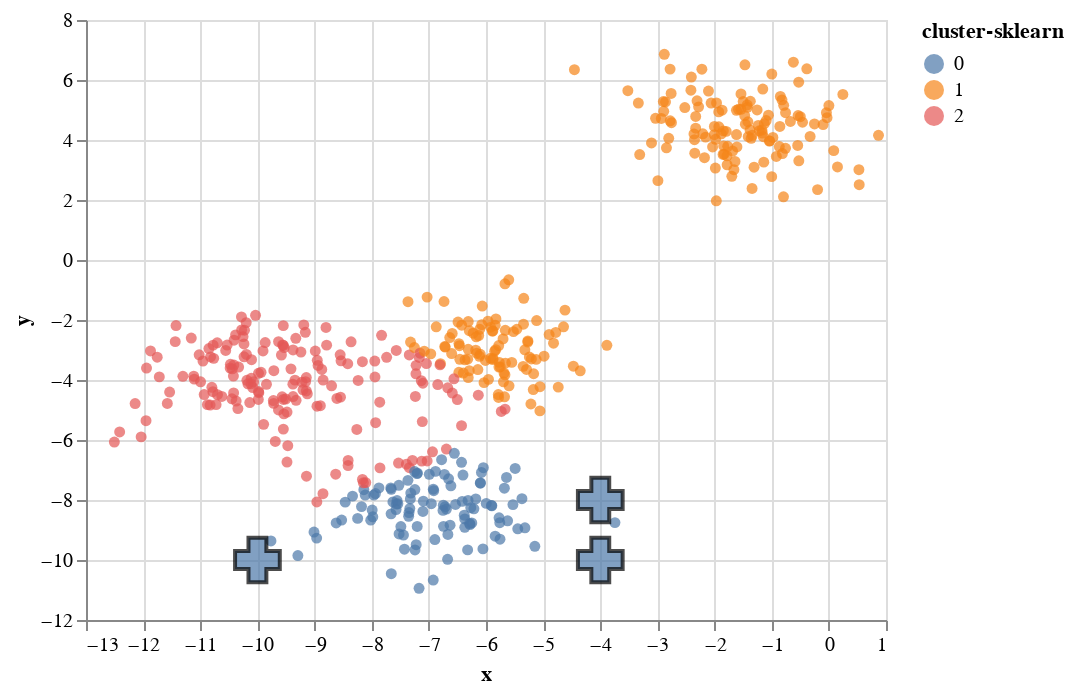

Notebook code for this chart:
### Markdown cell above
Let's now make the same chart as above, but this time coloring using the scikit-learn clusters.  The chart `c2` still shows the original starting points.

### Code cell
c1 = alt.Chart(df_data).mark_circle().encode(
    x="x",
    y="y",
    color="cluster-sklearn:N"
)

c2 = alt.Chart(df_centroids).mark_point(
    size=500,
    shape='cross',
    filled=True,
    stroke="black",
).encode(
    x="x",
    y="y",
)

c1+c2

### Figure 1 — Vega-Lite specification as saved in the notebook (floating-point values rounded to 4 significant figures; data arrays with more than 128 entries replaced by an {"elided": "..."} marker saying what was removed)
{"config": {"view": {"continuousWidth": 400, "continuousHeight": 300}}, "layer": [{"data": {"name": "data-12bb0cfa88e3591c947140beaa35a2c9"}, "mark": "circle", "encoding": {"color": {"field": "cluster-sklearn", "type": "nominal"}, "x": {"field": "x", "type": "quantitative"}, "y": {"field": "y", "type": "quantitative"}}}, {"data": {"name": "data-d937417af026e4f584a32531c2ef6637"}, "mark": {"type": "point", "filled": true, "shape": "cross", "size": 500, "stroke": "black"}, "encoding": {"x": {"field": "x", "type": "quantitative"}, "y": {"field": "y", "type": "quantitative"}}}], "$schema": "https://vega.github.io/schema/vega-lite/v4.17.0.json", "datasets": {"data-12bb0cfa88e3591c947140beaa35a2c9": {"elided": "500 records"}, "data-d937417af026e4f584a32531c2ef6637": [{"x": -4, "y": -10}, {"x": -4, "y": -8}, {"x": -10, "y": -10}]}}
